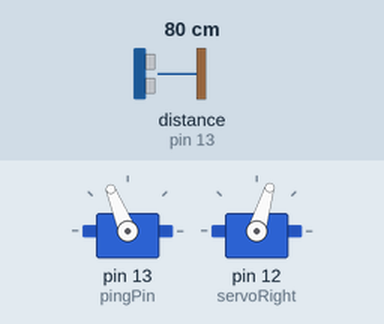
Simulated run of this sketch. Board: Arduino Uno, built with avr-gcc and run on an emulated ATmega328P. Shown: 2 × servo. Wiring (inferred from the names in the program): ultrasonic range finder: trigger pin 13; echo pin 13. Inputs (shaded band) come from the test bench; at power-on: distance to the obstacle (sensor on pin 13) 80 cm. The echo pulse lasts 58.3 µs per cm.

Above: at 1.2 s.
1.3 s: distance to the obstacle (sensor on pin 13) set to 18 cm
3.6 s: distance to the obstacle (sensor on pin 13) set to 15 cm
At 5.6 s:
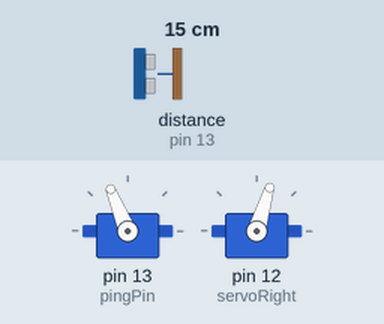
6.6 s: distance to the obstacle (sensor on pin 13) set to 2 cm
At 9.4 s:
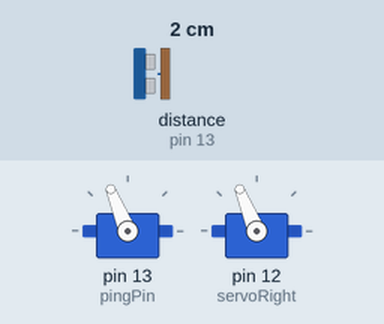
9.6 s: distance to the obstacle (sensor on pin 13) set to 9 cm
At 10.44 s:
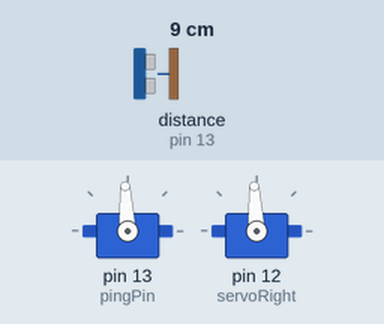
12.6 s: distance to the obstacle (sensor on pin 13) set to 4 cm
Timing chart, 0 to 16.6 s (numbered marks = the images above; inputs shaded):
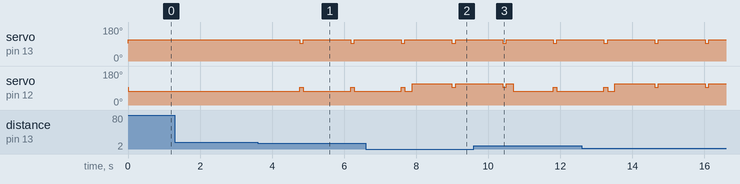

The sketch:

sketch_feb22a.ino
```cpp
#include <Servo.h>

// variables
  Servo servoLeft, servoRight;
  int speedLeft, speedRight, mag =0, incr =5;
 const int pingPin = 13;

void Forward(int mag)
  {
    if(mag > 200)
      mag = 200;
    else if(mag < 0)
      mag =0;

   speedLeft = 1500 + mag;
   speedRight = 1500 - mag;
   servoLeft.writeMicroseconds(speedLeft);
   servoRight.writeMicroseconds(speedRight);


  }
void stopbot()
{

    speedLeft = speedRight = 1500;
    servoLeft.writeMicroseconds(speedLeft);
    servoRight.writeMicroseconds(speedRight);

}

  void turnRight (int mag)
{
   if(mag > 200)
      mag = 200;
    else if(mag < 0)
      mag =0;

   speedLeft = 1500 + mag;
   speedRight = 1500 + mag;
   servoLeft.writeMicroseconds(speedLeft);
   servoRight.writeMicroseconds(speedRight);
}

  void turnLeft (int mag)
{
   if(mag > 200)
      mag = 200;
    else if(mag < 0)
      mag =0;

   speedLeft = 1500 - mag;
   speedRight = 1500 - mag;
   servoLeft.writeMicroseconds(speedLeft);
   servoRight.writeMicroseconds(speedRight);
}

void Backward (int mag)
 {
     if(mag > 200)
      mag = 200;
    else if(mag < 0)
      mag =0;

   speedLeft = 1500 - mag;
   speedRight = 1500 + mag;
   servoLeft.writeMicroseconds(speedLeft);
   servoRight.writeMicroseconds(speedRight);
 }
 byte wLeft,wRight;
 int delta_speed =0;
void setup() {
  // initialize serial communication:
  Serial.begin(9600);
   servoLeft.attach(13);
    servoRight.attach(12);
    speedLeft = speedRight = 1500;
    servoLeft.writeMicroseconds(speedLeft);
    servoRight.writeMicroseconds(speedRight);
}
int distance =0;
void loop() {
  // establish variables for duration of the ping,
  // and the distance result in inches and centimeters:
  long duration, inches, cm;
  // The PING))) is triggered by a HIGH pulse of 2 or more microseconds.
  // Give a short LOW pulse beforehand to ensure a clean HIGH pulse:
  pinMode(pingPin, OUTPUT);
  digitalWrite(pingPin, LOW);
  delayMicroseconds(2);
  digitalWrite(pingPin, HIGH);
  delayMicroseconds(5);
  digitalWrite(pingPin, LOW);

  // The same pin is used to read the signal from the PING))): a HIGH
  // pulse whose duration is the time (in microseconds) from the sending
  // of the ping to the reception of its echo off of an object.

  pinMode(pingPin, INPUT);
  duration = pulseIn(pingPin, HIGH);

  // convert the time into a distance
cm = microsecondsToCentimeters(duration);


  for(int i = 0; i<=10; i++)
  {
  Forward(200);
  searching(cm);
  }


 if(cm <=15 && cm <=20)
{


  stopbot();
  delay(100);
  searching(cm);


}
delay(100);

}

bool searching(long cm )
{

  if(cm <= 15)
  {

  stopbot();

   turnRight(200);
   if(cm>=5)
   {
    Forward(200);
   }
   delay(100);

  }
}


long microsecondsToCentimeters(long microseconds) {
  // The speed of sound is 340 m/s or 29 microseconds per centimeter.
  // The ping travels out and back, so to find the distance of the
  // object we take half of the distance travelled.
  return microseconds / 29 / 2;
}
```

Measured:
- the behaviour switches between 17 and 16 cm on distance to the obstacle (sensor on pin 13) (found by bisection; images 0 and 1)
- after the input at 1.3 s, every drawn part: stays the same
- after the input at 3.6 s, servo on pin 13 (pingPin): alternates 112° for 1.3 s and 93° for 0.10 s, starting after 1.2 s; servo on pin 12 (servoRight): alternates 93° for 0.10 s and 73° for 1.3 s, starting after 1.2 s
